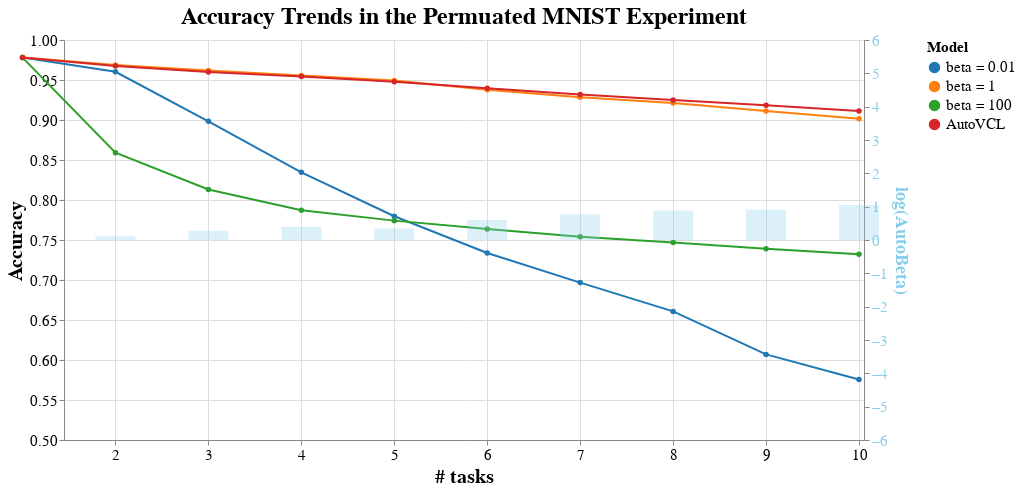

Notebook code cell kept with this figure:
### Code cell
plot_trends([p_trends_1, p_trends_2,p_trends_3, p_trends_4], p_betas, lower = 0.5)

### Figure 1 — Vega-Lite specification as saved in the notebook (floating-point values rounded to 4 significant figures)
{"config": {"view": {"continuousWidth": 400, "continuousHeight": 300}, "axis": {"labelFontSize": 15, "titleFontSize": 20}, "legend": {"labelFontSize": 15, "titleFontSize": 15}, "title": {"fontSize": 24}}, "layer": [{"data": {"name": "data-0788f018bfdae960d8d1b9c146df53b3"}, "mark": {"type": "line", "point": true}, "encoding": {"color": {"field": "Series", "legend": {"title": "Model"}, "scale": {"scheme": "category10"}, "sort": ["beta = 0.01", "beta = 1", "beta = 100", "AutoVCL"], "type": "nominal"}, "tooltip": [{"field": "# of tasks", "type": "quantitative"}, {"field": "Values", "type": "quantitative"}, {"field": "Series", "type": "nominal"}], "x": {"axis": {"values": [1, 2, 3, 4, 5, 6, 7, 8, 9, 10]}, "field": "# of tasks", "scale": {"domain": [1.5, 10]}, "title": "# tasks", "type": "quantitative"}, "y": {"axis": {"grid": true}, "field": "Values", "scale": {"domain": [0.5, 1]}, "title": "Accuracy", "type": "quantitative"}}}, {"data": {"name": "data-c5c08b53781f6443fcaebad39838ab6f"}, "mark": {"type": "bar", "color": "skyblue", "opacity": 0.3, "width": 40}, "encoding": {"tooltip": [{"field": "# of tasks", "type": "quantitative"}, {"field": "AutoBeta", "type": "quantitative"}], "x": {"axis": {"values": [1, 2, 3, 4, 5, 6, 7, 8, 9]}, "field": "# of tasks", "scale": {"domain": [1.5, 10]}, "title": "# tasks", "type": "quantitative"}, "y": {"axis": {"labelColor": "skyblue", "titleColor": "skyblue", "titleFontSize": 18}, "field": "AutoBeta", "scale": {"domain": [-6, 6]}, "title": "log(AutoBeta)", "type": "quantitative"}}}], "height": 400, "resolve": {"scale": {"y": "independent"}}, "title": "Accuracy Trends in the Permuated MNIST Experiment", "width": 800, "$schema": "https://vega.github.io/schema/vega-lite/v4.17.0.json", "datasets": {"data-0788f018bfdae960d8d1b9c146df53b3": [{"# of tasks": 1, "Series": "beta = 0.01", "Values": 0.978}, {"# of tasks": 2, "Series": "beta = 0.01", "Values": 0.9602}, {"# of tasks": 3, "Series": "beta = 0.01", "Values": 0.8983}, {"# of tasks": 4, "Series": "beta = 0.01", "Values": 0.8346}, {"# of tasks": 5, "Series": "beta = 0.01", "Values": 0.7797}, {"# of tasks": 6, "Series": "beta = 0.01", "Values": 0.7338}, {"# of tasks": 7, "Series": "beta = 0.01", "Values": 0.6967}, {"# of tasks": 8, "Series": "beta = 0.01", "Values": 0.6608}, {"# of tasks": 9, "Series": "beta = 0.01", "Values": 0.607}, {"# of tasks": 10, "Series": "beta = 0.01", "Values": 0.5755}, {"# of tasks": 1, "Series": "beta = 1", "Values": 0.978}, {"# of tasks": 2, "Series": "beta = 1", "Values": 0.9688}, {"# of tasks": 3, "Series": "beta = 1", "Values": 0.9619}, {"# of tasks": 4, "Series": "beta = 1", "Values": 0.9557}, {"# of tasks": 5, "Series": "beta = 1", "Values": 0.9495}, {"# of tasks": 6, "Series": "beta = 1", "Values": 0.9377}, {"# of tasks": 7, "Series": "beta = 1", "Values": 0.9284}, {"# of tasks": 8, "Series": "beta = 1", "Values": 0.9213}, {"# of tasks": 9, "Series": "beta = 1", "Values": 0.9113}, {"# of tasks": 10, "Series": "beta = 1", "Values": 0.9015}, {"# of tasks": 1, "Series": "beta = 100", "Values": 0.978}, {"# of tasks": 2, "Series": "beta = 100", "Values": 0.859}, {"# of tasks": 3, "Series": "beta = 100", "Values": 0.8132}, {"# of tasks": 4, "Series": "beta = 100", "Values": 0.7871}, {"# of tasks": 5, "Series": "beta = 100", "Values": 0.7742}, {"# of tasks": 6, "Series": "beta = 100", "Values": 0.7638}, {"# of tasks": 7, "Series": "beta = 100", "Values": 0.754}, {"# of tasks": 8, "Series": "beta = 100", "Values": 0.7468}, {"# of tasks": 9, "Series": "beta = 100", "Values": 0.7392}, {"# of tasks": 10, "Series": "beta = 100", "Values": 0.7321}, {"# of tasks": 1, "Series": "AutoVCL", "Values": 0.9782}, {"# of tasks": 2, "Series": "AutoVCL", "Values": 0.9674}, {"# of tasks": 3, "Series": "AutoVCL", "Values": 0.96}, {"# of tasks": 4, "Series": "AutoVCL", "Values": 0.9544}, {"# of tasks": 5, "Series": "AutoVCL", "Values": 0.9479}, {"# of tasks": 6, "Series": "AutoVCL", "Values": 0.9398}, {"# of tasks": 7, "Series": "AutoVCL", "Values": 0.932}, {"# of tasks": 8, "Series": "AutoVCL", "Values": 0.9249}, {"# of tasks": 9, "Series": "AutoVCL", "Values": 0.9186}, {"# of tasks": 10, "Series": "AutoVCL", "Values": 0.9112}], "data-c5c08b53781f6443fcaebad39838ab6f": [{"# of tasks": 1, "beta = 0.01": 0.978, "beta = 1": 0.978, "beta = 100": 0.978, "AutoVCL": 0.9782, "AutoBeta": null}, {"# of tasks": 2, "beta = 0.01": 0.9602, "beta = 1": 0.9688, "beta = 100": 0.859, "AutoVCL": 0.9674, "AutoBeta": 0.109}, {"# of tasks": 3, "beta = 0.01": 0.8983, "beta = 1": 0.9619, "beta = 100": 0.8132, "AutoVCL": 0.96, "AutoBeta": 0.2783}, {"# of tasks": 4, "beta = 0.01": 0.8346, "beta = 1": 0.9557, "beta = 100": 0.7871, "AutoVCL": 0.9544, "AutoBeta": 0.3998}, {"# of tasks": 5, "beta = 0.01": 0.7797, "beta = 1": 0.9495, "beta = 100": 0.7742, "AutoVCL": 0.9479, "AutoBeta": 0.3426}, {"# of tasks": 6, "beta = 0.01": 0.7338, "beta = 1": 0.9377, "beta = 100": 0.7638, "AutoVCL": 0.9398, "AutoBeta": 0.5988}, {"# of tasks": 7, "beta = 0.01": 0.6967, "beta = 1": 0.9284, "beta = 100": 0.754, "AutoVCL": 0.932, "AutoBeta": 0.763}, {"# of tasks": 8, "beta = 0.01": 0.6608, "beta = 1": 0.9213, "beta = 100": 0.7468, "AutoVCL": 0.9249, "AutoBeta": 0.8822}, {"# of tasks": 9, "beta = 0.01": 0.607, "beta = 1": 0.9113, "beta = 100": 0.7392, "AutoVCL": 0.9186, "AutoBeta": 0.9145}, {"# of tasks": 10, "beta = 0.01": 0.5755, "beta = 1": 0.9015, "beta = 100": 0.7321, "AutoVCL": 0.9112, "AutoBeta": 1.047}]}}
